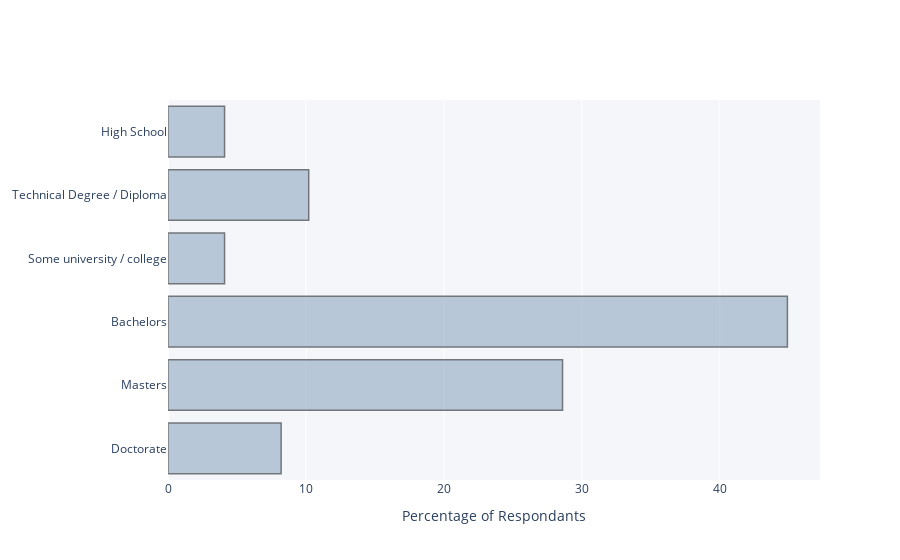

The notebook cell this image was saved under:
### Markdown cell above
# 8 - Highest level of education by caregivers

### Code cell
x = [8.2, 28.6, 44.9, 4.1, 10.2, 4.1]
y = ["Doctorate", 'Masters', 'Bachelors', 'Some university / college', 
    'Technical Degree / Diploma', 'High School']

fig = go.Figure(go.Bar(
            x=x,
            y=y,
            orientation='h'))

fig.update_layout(plot_bgcolor='#f4f6f9')
fig.update_traces(marker_color='#90a8c3', marker_line_color='#1d2227',
                  marker_line_width=1.5, opacity=0.6)
    
fig.update_xaxes(title_text="Percentage of Respondants")


fig.show()

### Figure 1 — Plotly figure (JSON) as saved in the notebook; plotly's stock layout.template omitted (floating-point values rounded to 4 significant figures)
{"data": [{"marker": {"color": "#90a8c3", "line": {"color": "#1d2227", "width": 1.5}}, "opacity": 0.6, "orientation": "h", "type": "bar", "x": [8.2, 28.6, 44.9, 4.1, 10.2, 4.1], "y": ["Doctorate", "Masters", "Bachelors", "Some university / college", "Technical Degree / Diploma", "High School"]}], "layout": {"plot_bgcolor": "#f4f6f9", "xaxis": {"title": {"text": "Percentage of Respondants"}}}}
